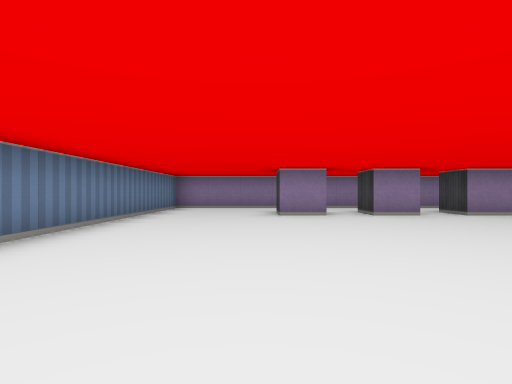
view 1 (above)

13 first-person views from a walk through a cub3D maze. The camera is about half as high as the walls, looks level and sees 80° across. The floor is counted in squares. Each view is taken from the middle of a square. On the plan, view 1 faces up. The plan holds only what a view shows up to about 9 squares ahead; the rest is blank.

view 2
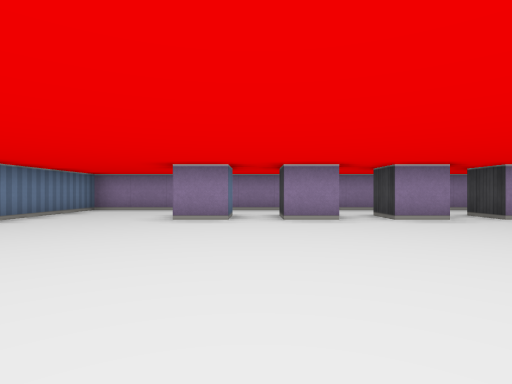

view 3
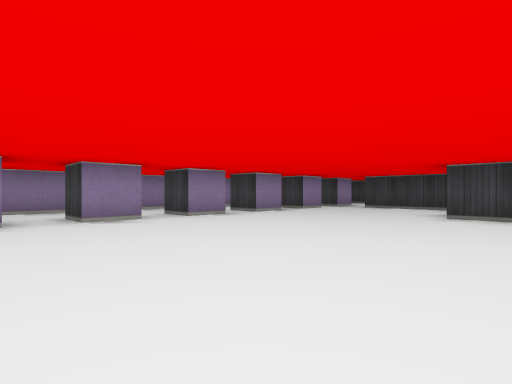

view 4
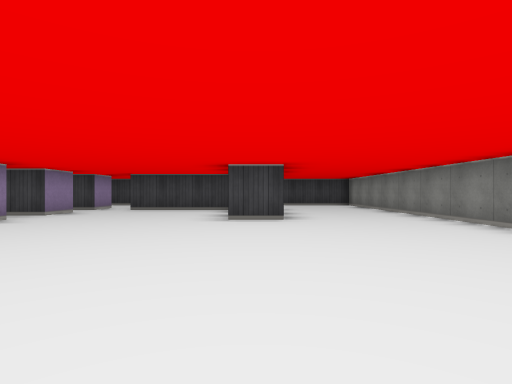

view 5
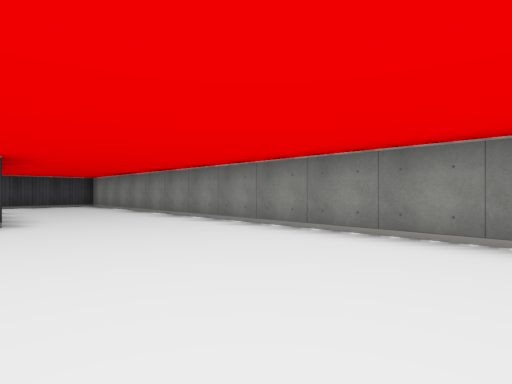

view 6
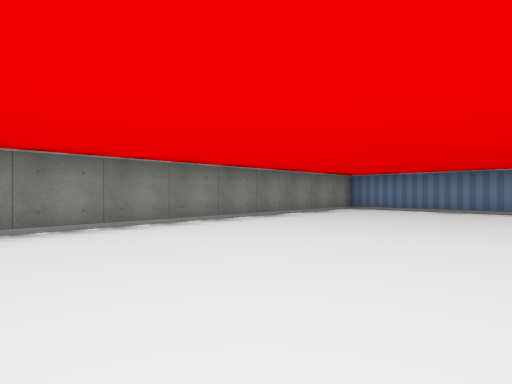

view 7
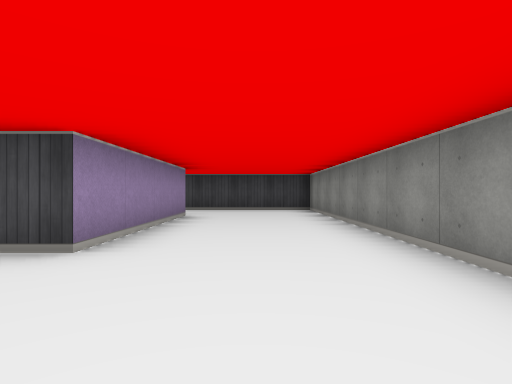

view 8
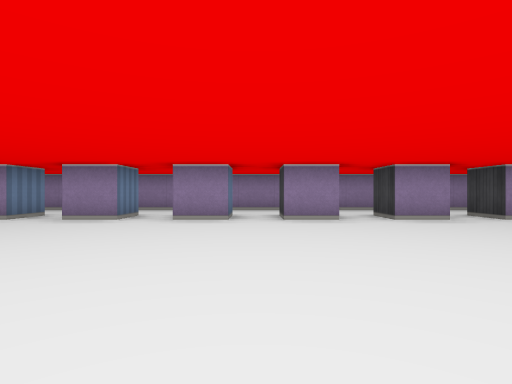

view 9
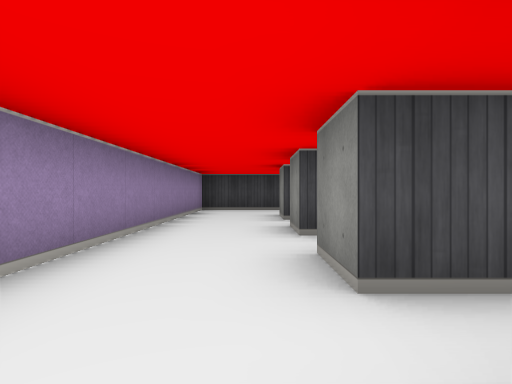

view 10
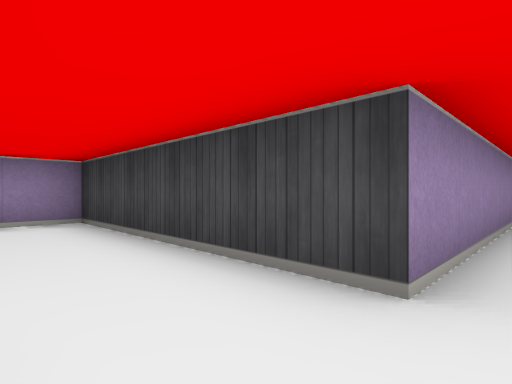

view 11
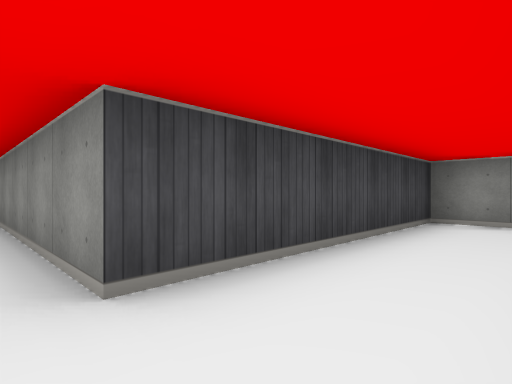

view 12
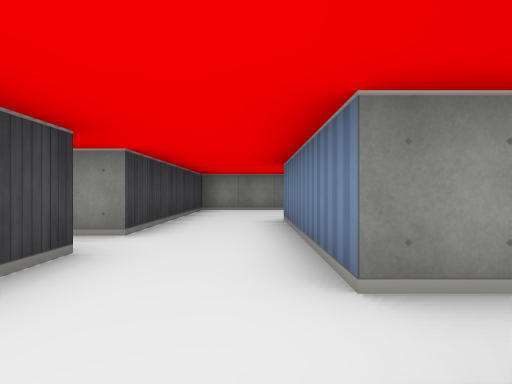

view 13
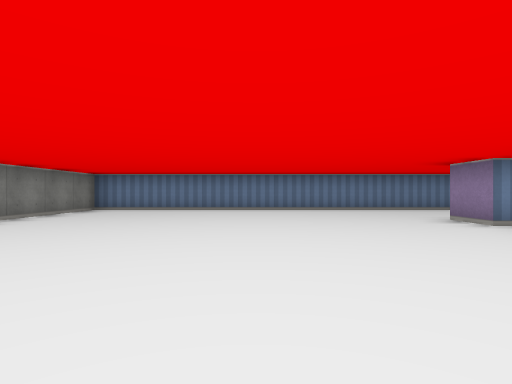

### Floor plan
Points are (right, up) in squares from view 1. A wall is a line through its corners. A room is listed if a view was taken in it or the views show most of it. See-through windows are left out.
Room 1 (views 1, 2, 3, 4, 5, 6, 7, 8, 9, 12, 13)
walls: (7.6, 6.5) (6.5, 6.5) (6.5, 7.5); (5.5, 7.5) (5.5, 6.5) (4.5, 6.5) (4.5, 7.5); (3.5, 7.5) (3.5, 6.5) (2.5, 6.5) (2.5, 7.5); (9.5, 6.5) (8.5, 6.5) (8.5, 7.5) (9.5, 7.5); (1.5, 7.5) (1.5, 6.5) (0.5, 6.5) (0.5, 7.2); (11.5, 6.5) (10.5, 6.5) (10.5, 7.5) (11.5, 7.5); (12.5, 2.8) (12.5, 5.5) (13.5, 5.5) (13.5, 4.5); (13, 6.5) (12.5, 6.5) (12.5, 7.5) (13.4, 7.5); (13.5, 3.5) (13.5, 1.5) (9.5, 1.5) (9.5, 2.5); (15.5, 4.5) (15.5, 9.5) (-2.5, 9.5) (-2.5, -1.5) (15.5, -1.5) (15.5, 3.5)
ways out: opening at (14.5, 2.5) to room 2; opening at (14.5, 5) to room 2
Room 2 (views 10, 11)
walls: (19.6, 4.5) (15.5, 4.5); (15.5, 3.5) (19.8, 3.5); (13.5, 4.5) (13.5, 3.5)
ways out: opening at (14.5, 2.5) to room 1; opening at (14.5, 5) to room 1

Positions as (right, up) in squares from view 1, and headings:
1: (0, 0), facing up
2: (2, 1), facing up
3: (3, 1), facing up-right
4: (4, 2), facing right
5: (4, 2), facing down-right
6: (6, 3), facing down-left
7: (7, 0), facing right
8: (6, 1), facing up
9: (7, 8), facing right
10: (14, 4), facing up-right
11: (14, 4), facing down-right
12: (14, 7), facing down
13: (6, 3), facing left
